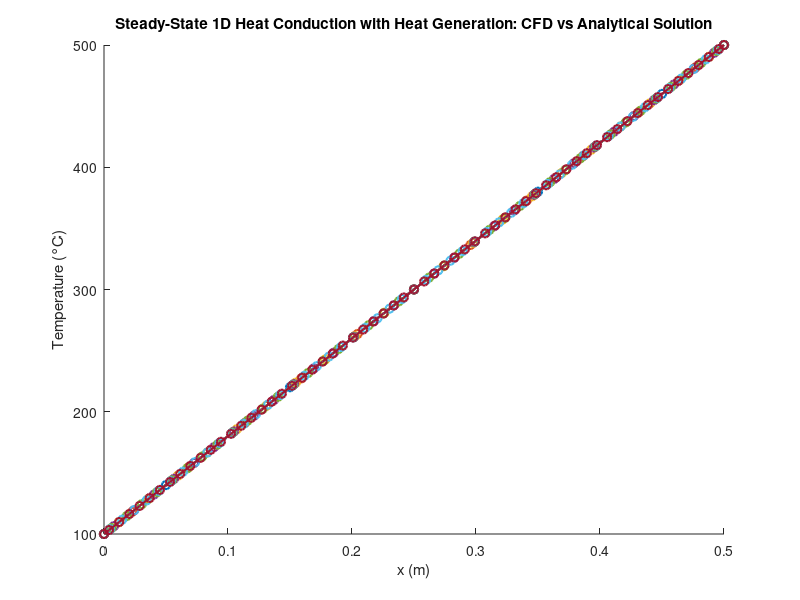
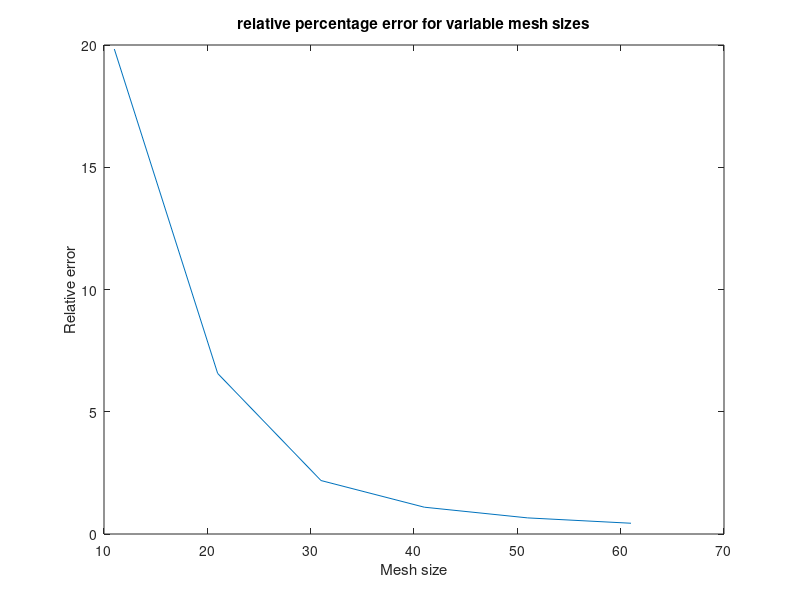

The MATLAB script that drew these images, in order:
%Satvik Sarode, 2022A4PS0578P, 16 March
%Q1 - GIT & Analytical solution

clc
clear
close

% Material Properties

Ta = 100;
Tb = 500;
k = 1000;
A = 1e-2;
L = 0.5;
q = 1000;

%Analytical Solution
x_analytical = linspace(0, L, 100);
T_analytical = Ta + (Tb - Ta) * x_analytical / L + (q/(2*k)) * (x_analytical .* (L - x_analytical));
hold on;
figure(1);
plot(x_analytical, T_analytical, 'k--', 'LineWidth', 2, 'DisplayName', 'Analytical Solution');


%Grid Independence test variables
n_values = [5, 11, 21, 31, 41, 51, 61];
giterr = zeros(length(n_values), 1);

for m = 1:(length(n_values))
    % Discretisation of flow domain
    nn = n_values(m);
    dx = L/nn;          % Length of control volume domain
    M = zeros(nn,nn);
    S = zeros(nn, 1);
    X = [0,dx/2:dx:L-dx/2,L];
    
    % Solving Governing Equations for Non Extermal Nodes
    
    for i = 2:nn-1
    aw(i) = k*A/dx;
    ae(i) = k*A/dx;
    Sp(i) = 0;
    Su(i) = q*A*dx;
    ap(i) = ae(i) + aw(i) - Sp(i);
    end
    
    for i = 1
        aw(i) = 0;
        ae(i) = k*A/dx;
        Sp(i) = -2*k*A/dx;
        Su(i) = 2*k*A*Ta/dx + q*A*dx;
        ap(i) = ae(i) + aw(i) - Sp(i);
    end
    
    for i = nn
        ae(i) = 0;
        aw(i) = k*A/dx;
        Su(i) = 2*k*A*Tb/dx +q*A*dx;
        Sp(i) = -2*k*A/dx;
        ap(i) = ae(i) + aw(i) - Sp(i);
    end
    
    % Coefficient Matrix
    
    for i = 1:nn
        M(i,i) = ap(i);
        S(i) = Su(i);
        if i ~= [1,nn]
            M(i,i+1) = -ae(i);
            M(i,i-1) = -aw(i);
        elseif i == 1
            M(i,i+1) = -ae(i);
        else 
            M(i,i-1) = -aw(i);
        end
    end
    
    T = linsolve(M,S);
    T = [Ta;T;Tb];

    %Grid Independence test
    midnod = (n_values(m)+1)/2;
    if m ~=1
        giterr(m) = (T(midnod, 1)-Tref(m-1))*100/Tref(m-1);
    end 
    Tref(m) = T(midnod, 1); 
    plot(X, T, '-o', 'LineWidth', 1.5, 'DisplayName', ['N = ' num2str(m)]);
end 

xlabel('x (m)'); ylabel('Temperature (°C)');
title('Steady-State 1D Heat Conduction with Heat Generation: CFD vs Analytical Solution');

figure(2);
plot(n_values(2:length(n_values)), giterr(2:length(n_values)));
xlabel("Mesh size");
ylabel("Relative error");
title("relative percentage error for variable mesh sizes");

